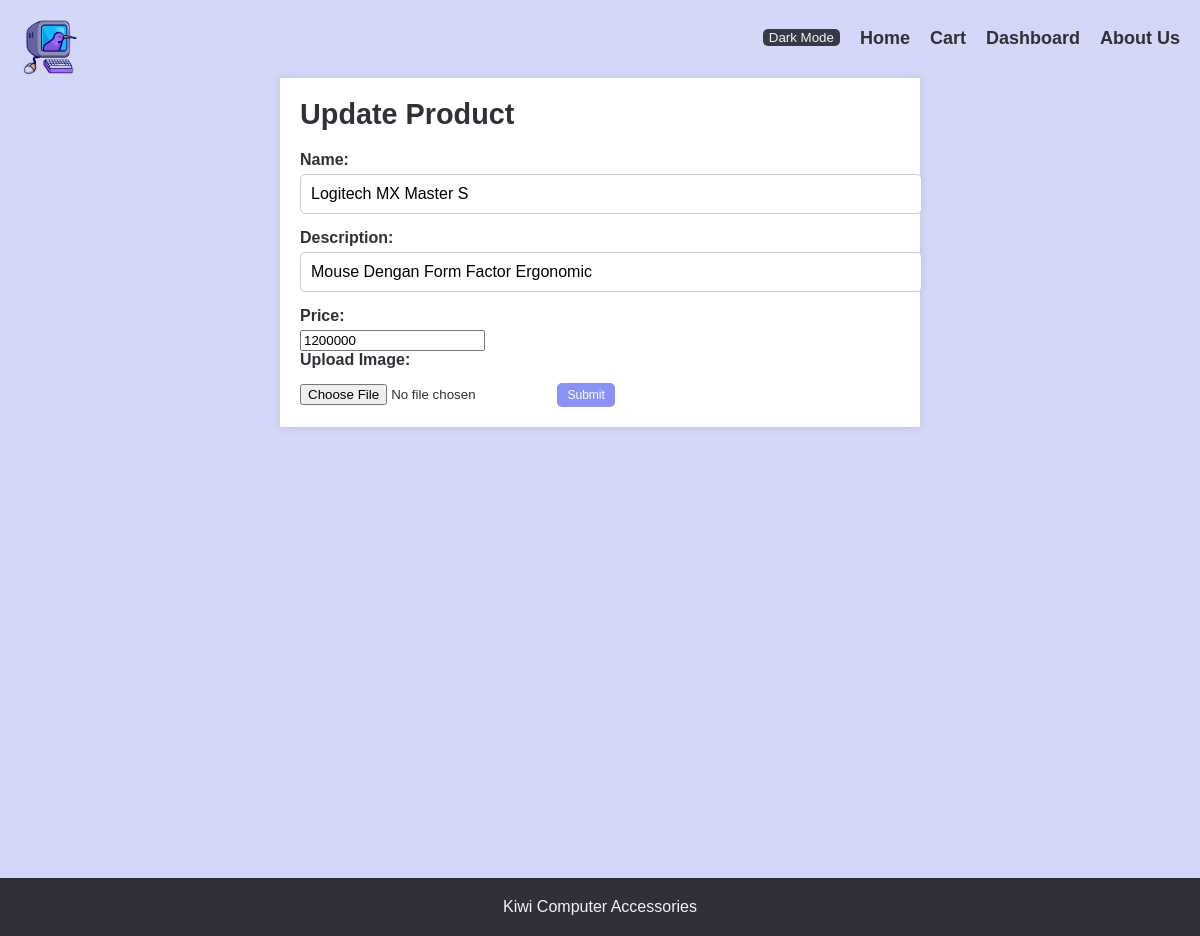
Page /update.php?id=4 on the committed database.
### tables this page shows
CREATE TABLE `accessories` (
  `id` int(5) NOT NULL,
  `name` varchar(50) NOT NULL,
  `description` varchar(255) NOT NULL,
  `price` int(10) NOT NULL,
  `image` varchar(255) NOT NULL
);

### update.php (the view, shortened to what this page needs)
<?php require("includes/connection.php") ?>
<?php
if (isset($_GET["id"])) {
    $id = $_GET["id"];
    $result = mysqli_query($conn, "SELECT * FROM accessories WHERE id = '$id'");
    $row = mysqli_fetch_assoc($result);
}
?>
<!DOCTYPE html>
<html lang="en">
<head>
    <link rel="stylesheet" href="style.css">
</head>
<body>
    <header>
        <?php include('includes/navbar.php'); ?>
    </header>
    <section class="form-section">
        <div class="container-form">
            <h2>Update Product</h2>
            <form action="" method="POST" enctype="multipart/form-data">
                <label for="name">Name:</label>
                <input type="text" id="name" name="name" value="<?= $row['name'] ?>" required>
                <label for="description">Description:</label>
                <input type="text" id="description" name="description" value="<?= $row['description'] ?>" required>
                <label for="price">Price:</label>
                <input type="number" id="price" name="price" value="<?= $row['price'] ?>" required>
                <label for="image">Upload Image:</label>
                <input type="file" id="image" name="image" value="<?= $row['image'] ?>" accept="image/*">
                <button type="submit" name="update" value="update">Submit</button>
            </form>
        </div>
    </section>
    <?php include('includes/footer.php'); ?>
</body>
</html>

### style.css (style rules this page uses)
body, h1, h2, p, ul, li { margin: 0; padding: 0; }
body { font-family: Arial, sans-serif; background-color: #d4d7f8; color: #303038; }
.container-form { max-width: 600px; margin: 0 auto; padding: 20px; background-color: #fff; box-shadow: 0 0 10px rgba(0, 0, 0, 0.1); }
.form-section { height: 100vh; }
.form-section h2 { font-size: 1.8em; margin-bottom: 20px; color: #303038; }
label { display: block; font-weight: bold; margin-bottom: 5px; color: #303038; }
input[type="text"] { width: 100%; padding: 10px; margin-bottom: 15px; border: 1px solid #ccc; border-radius: 5px; font-size: 16px; }
input[type="file"] { margin-top: 10px; }
.container-form button[type="submit"] { background-color: #8992F9; color: #fff; border: none; padding: 5px 10px; font-size: 12px; border-radius: 5px; cursor: pointer; transition: background-color 0.3s ease, color 0.3s ease; }

### rows in the picture
accessories: name "Logitech MX Master S", description "Mouse Dengan Form Factor Ergonomic", price "1200000"
